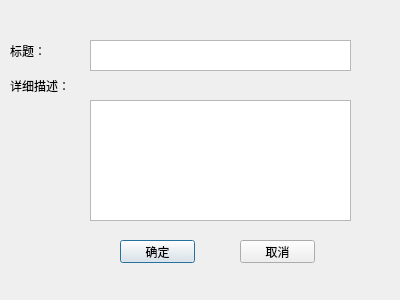
<?xml version="1.0" encoding="UTF-8"?>
<ui version="4.0">
 <class>createQues</class>
 <widget class="QDialog" name="createQues">
  <property name="geometry">
   <rect>
    <x>0</x>
    <y>0</y>
    <width>400</width>
    <height>300</height>
   </rect>
  </property>
  <property name="windowTitle">
   <string>Create Question</string>
  </property>
  <property name="styleSheet">
   <string notr="true">font: 11pt &quot;微软雅黑&quot;;
</string>
  </property>
  <widget class="QLabel" name="label">
   <property name="geometry">
    <rect>
     <x>10</x>
     <y>40</y>
     <width>54</width>
     <height>21</height>
    </rect>
   </property>
   <property name="styleSheet">
    <string notr="true">font: 12pt &quot;经典综艺体简&quot;;</string>
   </property>
   <property name="text">
    <string>标题：</string>
   </property>
  </widget>
  <widget class="QTextEdit" name="Title">
   <property name="geometry">
    <rect>
     <x>90</x>
     <y>40</y>
     <width>261</width>
     <height>31</height>
    </rect>
   </property>
  </widget>
  <widget class="QPushButton" name="OK">
   <property name="geometry">
    <rect>
     <x>120</x>
     <y>240</y>
     <width>75</width>
     <height>23</height>
    </rect>
   </property>
   <property name="text">
    <string>确定</string>
   </property>
  </widget>
  <widget class="QLabel" name="label_2">
   <property name="geometry">
    <rect>
     <x>10</x>
     <y>70</y>
     <width>81</width>
     <height>31</height>
    </rect>
   </property>
   <property name="styleSheet">
    <string notr="true">font: 12pt &quot;经典综艺体简&quot;;</string>
   </property>
   <property name="text">
    <string>详细描述：</string>
   </property>
  </widget>
  <widget class="QTextEdit" name="Content">
   <property name="geometry">
    <rect>
     <x>90</x>
     <y>100</y>
     <width>261</width>
     <height>121</height>
    </rect>
   </property>
   <property name="styleSheet">
    <string notr="true">font: 11pt &quot;微软雅黑&quot;;</string>
   </property>
  </widget>
  <widget class="QPushButton" name="quit">
   <property name="geometry">
    <rect>
     <x>240</x>
     <y>240</y>
     <width>75</width>
     <height>23</height>
    </rect>
   </property>
   <property name="text">
    <string>取消</string>
   </property>
  </widget>
 </widget>
 <resources/>
 <connections>
  <connection>
   <sender>OK</sender>
   <signal>clicked()</signal>
   <receiver>createQues</receiver>
   <slot>close()</slot>
   <hints>
    <hint type="sourcelabel">
     <x>117</x>
     <y>251</y>
    </hint>
    <hint type="destinationlabel">
     <x>199</x>
     <y>149</y>
    </hint>
   </hints>
  </connection>
  <connection>
   <sender>quit</sender>
   <signal>clicked()</signal>
   <receiver>createQues</receiver>
   <slot>close()</slot>
   <hints>
    <hint type="sourcelabel">
     <x>237</x>
     <y>251</y>
    </hint>
    <hint type="destinationlabel">
     <x>199</x>
     <y>149</y>
    </hint>
   </hints>
  </connection>
 </connections>
</ui>
